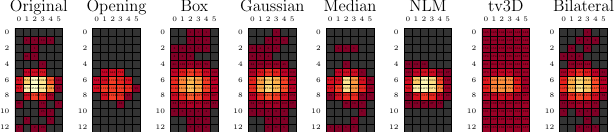

This figure's Python source:
# -*- coding: utf-8 -*-

import os, sys
print("CWD: " + os.getcwd() )

# Load configuration file before pyplot
config_path = os.path.abspath('../matplotlib/')
sys.path.append(config_path)
import configuration as config

# Library path
lib_path = os.path.abspath('../../lib')
sys.path.append(lib_path)
import framemanager_python
#reload(framemanager_python) # Force reloading of external library (convenient during active development)


import cv2
import numpy as np
import matplotlib.pyplot as plt
import numpy.ma as ma

# Load frame
profileName = os.path.abspath("ghosting_threshold_50.dsa")
frameID = 60

#profileName = os.path.abspath("wooden_block_flat_001968-002012.dsa")
#frameID = 29

frameManager = framemanager_python.FrameManagerWrapper()
frameManager.load_profile(profileName);
numTSFrames = frameManager.get_tsframe_count();

matrixID = 1




# Load single frame
tsframe = np.copy( frameManager.get_tsframe(frameID, matrixID) );

averages = frameManager.get_average_matrix_list(matrixID)

# Load entire profile 
width = tsframe.shape[1]
height = tsframe.shape[0]
tsframes3D = np.empty((height, width, numTSFrames)) # height, width, depth
for i in range(numTSFrames):
    tsframes3D[:,:,i] = np.copy( frameManager.get_tsframe(i, matrixID) )


# 8 bit integer conversion
tsframe_max = tsframe.max()
tsframe_8U = cv2.convertScaleAbs(tsframe, alpha=(255.0/tsframe_max))
#tsframe = cv2.imread('blob_04_noise.png', cv2.CV_LOAD_IMAGE_GRAYSCALE)
# Normalize frame
#tsframe /= max(1.0, frameManager.get_max_matrix(frameID, matrixID))






####################
# Spatial Filtering
####################

# OpennCV border types
#cv2.BORDER_CONSTANT,
#cv2.BORDER_REPLICATE, 
#cv2.BORDER_REFLECT, 
#cv2.BORDER_REFLECT_101]

d = 3 # Kernel diameter
cutoff = 0.001  

#----------------------------------------
# Morphological Transformation: Opening
#----------------------------------------
kernel_opening = cv2.getStructuringElement(cv2.MORPH_CROSS,(3,3))
opening = cv2.morphologyEx(tsframe, cv2.MORPH_OPEN, kernel_opening) 
masked = ma.masked_greater(opening, 0) # Masked where result of filter > 0
opening_masked = np.copy(tsframe)
opening_masked[~masked.mask] = 0

#-------------
# Box filter
#-------------
box = cv2.blur(tsframe,(d,d), borderType=cv2.BORDER_REPLICATE) 

#-------------
 # Gaussian
#-------------
sigma = 0.85
gaussian = cv2.GaussianBlur(tsframe, (d,d), sigma, borderType=cv2.BORDER_REPLICATE)

#---------------
# Median filter
#---------------
median = cv2.medianBlur(tsframe, d) 
masked = ma.masked_greater(median, 0) # Masked where result of filter > 0
median_masked = np.copy(tsframe)
median_masked[~masked.mask] = 0


#------------------
# Bilateral filter
#------------------
sigma_color = 10000 # Sigma color (Bilateral filter)
sigma_space = 10 # Sigma space (Bilateral filter)
bilateral = cv2.bilateralFilter(tsframe, d, sigma_color, sigma_space, borderType=cv2.BORDER_REPLICATE) 

#------------------
# Non local means
#------------------
nlm_h = 50
non_local_means_8U = cv2.fastNlMeansDenoising(tsframe_8U, None, h=nlm_h, templateWindowSize=d, searchWindowSize=d)
non_local_means = non_local_means_8U.astype(np.float32) * (tsframe_max/255.0)




#####################
# Temporal Filtering
#####################

#-------------------------
# Per taxel Kalman filter
#-------------------------
from pykalman import KalmanFilter
tsframes3D_kalman = np.empty((height, width, numTSFrames)) # height, width, depth
for x in range(width):
    for y in range(height):
        # Kalman filter
        transition_matrix = 1.0 # F
        transition_offset = 0.0 # b
        observation_matrix = 1.0 # H
        observation_offset = 0.0 # d
        transition_covariance = 0.05 # Q
        observation_covariance = 0.5  # R

        initial_state_mean = 0.0
        initial_state_covariance = 1.0

        # sample from model
        kf = KalmanFilter(
                transition_matrix, observation_matrix, transition_covariance,
                observation_covariance, transition_offset, observation_offset,
                initial_state_mean, initial_state_covariance,
            )

        #kf = kf.em(y, n_iter=5)
        taxels = tsframes3D[y,x,:]
        tsframes3D_kalman[y,x,:] = np.round( kf.filter(taxels)[0].flatten() )

kalman = tsframes3D_kalman[:,:,frameID].astype(np.float32)


############################
# Spatio-Temporal Filtering
############################

#---------------
# Kalman + Median filter
#---------------
kalman_median = cv2.medianBlur(kalman, d) 
masked = ma.masked_greater(kalman_median, 0) # Masked where result of filter > 0
kalman_median_masked = np.copy(tsframe)
kalman_median_masked[~masked.mask] = 0


#------------------
# 3D Median filter
#------------------
from scipy import ndimage

#median3D = ndimage.median_filter(tsframes3D[:,:,frameID], size=(3,3), mode='nearest') # Seems to be equivalent to OpenCV
median3D = ndimage.median_filter(tsframes3D[:,:,frameID-1:frameID], size=(3,3,2), mode='nearest')[:,:,0]
masked = ma.masked_greater(median3D, 0) # Masked where result of filter > 0
median3D_masked = np.copy(tsframe)
median3D_masked[~masked.mask] = 0

#------------------
# Minimum 3D filter
#------------------
minimum3D = ndimage.maximum_filter(tsframes3D[:,:,frameID-1:frameID], size=(0,0,2), mode='nearest')[:,:,0]
masked = ma.masked_greater(minimum3D, 0) # Masked where result of filter > 0
minimum3D_masked = np.copy(tsframe)
minimum3D_masked[~masked.mask] = 0

#----------------------------
# Minimum 3D filter + Median
#----------------------------
minimum3D = ndimage.minimum_filter(tsframes3D[:,:,frameID-1:frameID], size=(0,0,2), mode='nearest')[:,:,0]
minimum3D_median = cv2.medianBlur(minimum3D.astype(np.float32), d) 
masked = ma.masked_greater(minimum3D_median, 0) # Masked where result of filter > 0
minimum3D_median_masked = np.copy(tsframe)
minimum3D_median_masked[~masked.mask] = 0

#----------------------------
# 3D Total variation
#----------------------------
from skimage.restoration import denoise_tv_chambolle
#tv3D = denoise_tv_chambolle(tsframes3D[:,:,frameID-1:frameID], weight=0.2, multichannel=True)[:,:,0]
profile_max = np.max(tsframes3D[:,:,:])
tsframes3D_normalized = tsframes3D[:,:,:] / profile_max
tv3D = denoise_tv_chambolle(tsframes3D_normalized[:,:,frameID-1:frameID], weight=0.5, multichannel=True)[:,:,0]
tv3D = tv3D * profile_max

masked = ma.masked_greater(tv3D, 0) # Masked where result of filter > 0
tv3D_masked = np.copy(tsframe)
tv3D_masked[~masked.mask] = 0

# 1D Total variation
#averages2 = np.reshape(averages, (-1, 1))
#tv3D = denoise_tv_chambolle(averages2, weight=0.5, multichannel=False)[:,:,0]



############
# Plotting
############
#colormap=plt.get_cmap('gray')
colormap=plt.get_cmap('YlOrRd_r')
#colormap = plt.get_cmap('afmhot')
#colormap.set_under([0.0, 0.0, 0.0])
colormap.set_under([0.2, 0.2, 0.2])
#colormap.set_under([1.0, 1.0, 1.0])

text_width = 6.30045 # LaTeX text width in inches
golden_ratio = (1 + np.sqrt(5) ) / 2.0

size_factor = 1.0
figure_width = size_factor*text_width
figure_height = (figure_width / golden_ratio)
#figure_height = 1.3 * figure_width
figure_size = [figure_width, figure_height]

config.load_config_small()


def plot_filter(ax, name, tsframe, tsframe_max):
    width = tsframe.shape[1]; height = tsframe.shape[0]
    xs,ys = np.meshgrid(np.arange(0, width+1), np.arange(0, height+1))
    # Workaround inverted y-axis
    ax.invert_yaxis()

    # pcolormesh aligns cells on their edges, while imshow aligns them on their centers.
    ax.pcolormesh(xs-0.5, ys-0.5, tsframe, cmap=colormap, vmin=1.0, vmax=tsframe_max,
                  shading="faceted", linestyle="dashed", linewidth=0.5, edgecolor=[0.0, 0.0, 0.0])

    # Absolute number
    for i,j in ((x,y) for x in np.arange(0, len(tsframe))
        for y in np.arange(0, len(tsframe[0]))):
            if tsframe[i][j] >= 1:
                ax.annotate(str(int(tsframe[i][j])), xy=(j,i), fontsize=2.0, ha='center', va='center')

    ax.set_aspect('equal')
    ax.set_xlim([-0.5, width-0.5])
    ax.set_ylim([height-0.5, -0.5])

    ax.xaxis.tick_top()
    ax.tick_params(axis='both', which='both', left='off', right='off', bottom='off', top='off', labeltop='on')
    #ax.xaxis.set_major_locator(plt.NullLocator())
    #ax.yaxis.set_major_locator(plt.NullLocator())
    
    ax.set_title(name, fontsize=12)
    ax.title.set_y(1.10)
    #ax.title.set_y(1.03)
    




##################
# Spatial filters
##################
fig, axes = plt.subplots(nrows=1, ncols=8, sharex=False, sharey=False, squeeze=True, figsize=figure_size, dpi=100)


plot_filter(axes[0], "Original", tsframe, tsframe_max)
plot_filter(axes[1], "Opening", opening, tsframe_max)
plot_filter(axes[2], "Box", box, tsframe_max) # a.k.a. Uniform filter
plot_filter(axes[3], "Gaussian", gaussian, tsframe_max)
plot_filter(axes[4], "Median", median, tsframe_max)
plot_filter(axes[5], "NLM", non_local_means, tsframe_max)
plot_filter(axes[6], "tv3D", tv3D, tsframe_max)
plot_filter(axes[7], "Bilateral", bilateral, tsframe_max)

# Adjust margins and padding of entire plot
#plt.subplots_adjust(top=0.88, left = 0.07, bottom=0.0, right = 1.0)  # Legend on top
#plt.subplots_adjust(wspace=0.2, hspace=0.0)

fig.tight_layout()
#fig.show()

plotname = "spatial_filtering"
fig.savefig(plotname+".pdf", pad_inches=0, bbox_inches='tight', dpi=fig.dpi) # pdf
#fig.savefig(plotname+".pgf", pad_inches=0, bbox_inches='tight', dpi=fig.dpi) # pgf






###########
# Ghosting
###########

def plot_filter_ghosting(ax, name, tsframe, tsframe_max):
    width = tsframe.shape[1]; height = tsframe.shape[0]
    xs,ys = np.meshgrid(np.arange(0, width+1), np.arange(0, height+1))
    # Workaround inverted y-axis
    ax.invert_yaxis()

    # pcolormesh aligns cells on their edges, while imshow aligns them on their centers.
    ax.pcolormesh(xs-0.5, ys-0.5, tsframe, cmap=colormap, vmin=1.0, vmax=tsframe_max,
                  shading="faceted", linestyle="dashed", linewidth=0.5, edgecolor=[0.0, 0.0, 0.0])

    # Absolute number
    for i,j in ((x,y) for x in np.arange(0, len(tsframe))
        for y in np.arange(0, len(tsframe[0]))):
            if tsframe[i][j] >= 1:
                ax.annotate(str(int(tsframe[i][j])), xy=(j,i), fontsize=3, ha='center', va='center')

    ax.set_aspect('equal')
    ax.set_xlim([-0.5, width-0.5])
    ax.set_ylim([height-0.5, -0.5])

    ax.xaxis.tick_top()
    ax.tick_params(axis='both', which='both', left='off', right='off', bottom='off', top='off', labeltop='on')
    #ax.xaxis.set_major_locator(plt.NullLocator())
    #ax.yaxis.set_major_locator(plt.NullLocator())
    
    ax.set_title(name, fontsize=8)
    ax.title.set_y(1.08)

    
    
text_width = 6.30045 # LaTeX text width in inches
golden_ratio = (1 + np.sqrt(5) ) / 2.0
size_factor = 0.75
figure_width = size_factor*text_width
figure_height = figure_width
figure_size = [figure_width, figure_height]

fig, axes = plt.subplots(nrows=2, ncols=4, sharex=False, sharey=False, squeeze=True, figsize=figure_size, dpi=100)


plot_filter_ghosting(axes[0][0], "Original", tsframe, tsframe_max)
plot_filter_ghosting(axes[0][1], "Opening", opening_masked, tsframe_max)
plot_filter_ghosting(axes[0][2], "Median", median_masked, tsframe_max)
plot_filter_ghosting(axes[0][3], "Median 3D", median3D_masked, tsframe_max)
plot_filter_ghosting(axes[1][0], "Kalman", kalman, tsframe_max)
plot_filter_ghosting(axes[1][1], "Kalman + Median", kalman_median_masked, tsframe_max)
plot_filter_ghosting(axes[1][2], "Minimum", minimum3D_masked, tsframe_max)
plot_filter_ghosting(axes[1][3], "Minimum + Median", minimum3D_median_masked, tsframe_max)


# Adjust margins and padding of entire plot
plt.subplots_adjust(top=0.85, left = 0.07, bottom=0.08, right = 0.95)  # Legend on top
plt.subplots_adjust(wspace=0.1, hspace=0.4)

#fig.tight_layout()
#fig.show()

plotname = "spatial_filtering_ghosting"
fig.savefig(plotname+".pdf", pad_inches=0, bbox_inches='tight', dpi=fig.dpi) # pdf
fig.savefig(plotname+".pgf", pad_inches=0, bbox_inches='tight', dpi=fig.dpi) # pgf





#################################
# Ghosting Median 2D and 3D only
#################################

def plot_filter_ghosting_median(ax, name, tsframe, tsframe_max):
    width = tsframe.shape[1]; height = tsframe.shape[0]
    xs,ys = np.meshgrid(np.arange(0, width+1), np.arange(0, height+1))
    # Workaround inverted y-axis
    ax.invert_yaxis()

    # pcolormesh aligns cells on their edges, while imshow aligns them on their centers.
    ax.pcolormesh(xs-0.5, ys-0.5, tsframe, cmap=colormap, vmin=1.0, vmax=tsframe_max,
                  shading="faceted", linestyle="dashed", linewidth=0.5, edgecolor=[0.0, 0.0, 0.0])

    # Absolute number
    for i,j in ((x,y) for x in np.arange(0, len(tsframe))
        for y in np.arange(0, len(tsframe[0]))):
            if tsframe[i][j] >= 1:
                ax.annotate(str(int(tsframe[i][j])), xy=(j,i), fontsize=4, ha='center', va='center')

    ax.set_aspect('equal')
    ax.set_xlim([-0.5, width-0.5])
    ax.set_ylim([height-0.5, -0.5])

    ax.xaxis.tick_top()
    ax.tick_params(axis='both', which='both', left='off', right='off', bottom='off', top='off', labeltop='on')
    #ax.xaxis.set_major_locator(plt.NullLocator())
    #ax.yaxis.set_major_locator(plt.NullLocator())
    
    ax.set_title(name, fontsize=12)
    ax.title.set_y(1.08)

    

    
text_width = 6.30045 # LaTeX text width in inches
golden_ratio = (1 + np.sqrt(5) ) / 2.0
size_factor = 0.75
figure_width = size_factor*text_width
figure_height = figure_width
figure_size = [figure_width, figure_height]

text_width = 6.30045 # LaTeX text width in inches
golden_ratio = (1 + np.sqrt(5) ) / 2.0

config.load_config_medium()


fig, axes = plt.subplots(nrows=1, ncols=3, sharex=False, sharey=False, squeeze=True, figsize=figure_size, dpi=100)


plot_filter_ghosting_median(axes[0], "Original", tsframe, tsframe_max)
plot_filter_ghosting_median(axes[1], "Median 2D", median_masked, tsframe_max)
plot_filter_ghosting_median(axes[2], "Median 3D", median3D_masked, tsframe_max)


# Adjust margins and padding of entire plot
plt.subplots_adjust(top=0.85, left = 0.07, bottom=0.08, right = 0.95)  # Legend on top
plt.subplots_adjust(wspace=0.5, hspace=0.0)

#fig.tight_layout()
#fig.show()

plotname = "spatial_filtering_ghosting_median"
fig.savefig(plotname+".pdf", pad_inches=0, bbox_inches='tight', dpi=fig.dpi) # pdf
fig.savefig(plotname+".pgf", pad_inches=0, bbox_inches='tight', dpi=fig.dpi) # pgf


